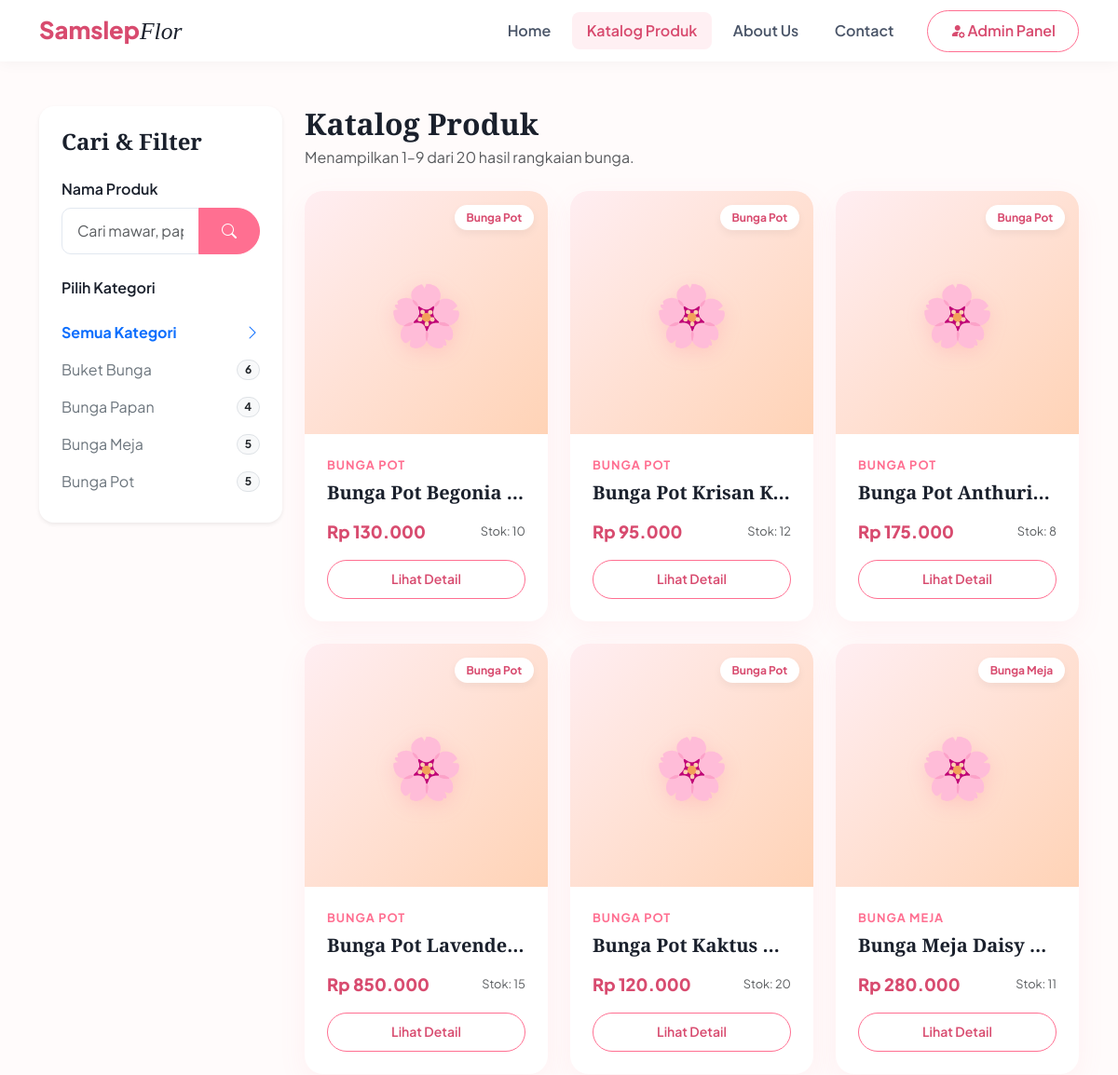
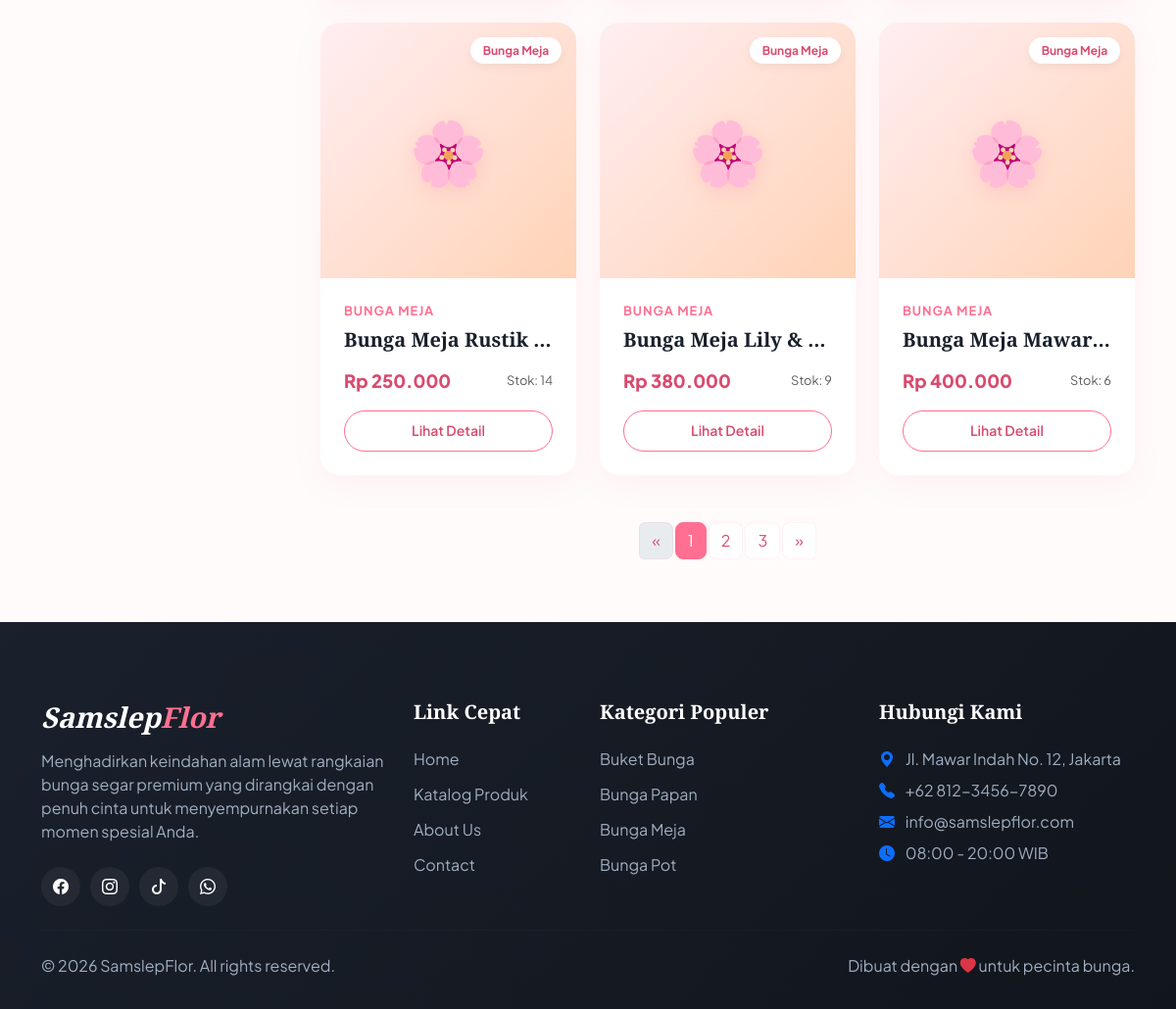
Page /katalog.php on the committed database (2 pictures, top to bottom).
### tables this page shows
CREATE TABLE IF NOT EXISTS kategori (
    id_kategori INT AUTO_INCREMENT PRIMARY KEY,
    nama_kategori VARCHAR(100) NOT NULL
);

CREATE TABLE IF NOT EXISTS produk (
    id_produk INT AUTO_INCREMENT PRIMARY KEY,
    id_kategori INT,
    nama_produk VARCHAR(150) NOT NULL,
    deskripsi TEXT NOT NULL,
    harga INT NOT NULL,
    stok INT NOT NULL,
    gambar VARCHAR(255) NOT NULL,
    FOREIGN KEY (id_kategori) REFERENCES kategori(id_kategori) ON DELETE CASCADE
);

### katalog.php (the view, shortened to what this page needs)
<?php
include 'header.php';
function get_product_image($gambar_path) {
    if (!empty($gambar_path) && file_exists('uploads/' . $gambar_path)) {
        return '<img src="uploads/' . htmlspecialchars($gambar_path) . '" alt="Produk" class="product-img">';
    } else {
        return '
        <div class="flower-placeholder">
            <div class="flower-placeholder-icon">🌸</div>
        </div>';
    }
}
$search = isset($_GET['search']) ? mysqli_real_escape_string($koneksi, $_GET['search']) : '';
$kategori_filter = isset($_GET['kategori']) ? (int)$_GET['kategori'] : 0;
$limit = 9;
$page = isset($_GET['page']) ? (int)$_GET['page'] : 1;
$offset = ($page - 1) * $limit;
$where_sql = "";
$total_query = mysqli_query($koneksi, "SELECT COUNT(*) as total FROM produk $where_sql");
$total_data = mysqli_fetch_assoc($total_query)['total'];
$total_pages = ceil($total_data / $limit);
$query_sql = "
    SELECT produk.*, kategori.nama_kategori
    FROM produk
    LEFT JOIN kategori ON produk.id_kategori = kategori.id_kategori
    $where_sql
    ORDER BY produk.id_produk DESC
    LIMIT $limit OFFSET $offset
";
$query_prod = mysqli_query($koneksi, $query_sql);
?>
<div class="container py-5">
    <div class="row g-4">
        <div class="col-lg-3">
            <div class="card border-0 shadow-sm rounded-4 p-4 mb-4" style="background-color: var(--white);">
                <h4 class="mb-4 display-font" style="font-size: 1.5rem; font-weight: 700;">Cari & Filter</h4>
                <form action="katalog.php" method="GET" class="mb-4">
                    <label class="form-label">Nama Produk</label>
                    <div class="input-group">
                        <input type="text" class="form-control" name="search" placeholder="Cari mawar, papan, dll..." value="<?php echo htmlspecialchars($search); ?>">
                        <button class="btn btn-primary" type="submit">
                            <i class="bi bi-search"></i>
                        </button>
                    </div>
                </form>
                <div>
                    <label class="form-label mb-3">Pilih Kategori</label>
                    <div class="list-group list-group-flush">
                        <a href="katalog.php?search=<?php echo urlencode($search); ?>" class="list-group-item list-group-item-action border-0 px-0 d-flex justify-content-between align-items-center <?php echo $kategori_filter == 0 ? 'fw-bold text-primary' : 'text-secondary'; ?>">
                            <span>Semua Kategori</span>
                            <i class="bi bi-chevron-right"></i>
                        </a>
                        <?php
                        $query_kat = mysqli_query($koneksi, "SELECT * FROM kategori");
                        while ($kat = mysqli_fetch_assoc($query_kat)) {
                            $id_kat = $kat['id_kategori'];
                            $active_class = ($kategori_filter == $id_kat) ? 'fw-bold text-primary' : 'text-secondary';
                            $count_query = mysqli_query($koneksi, "SELECT COUNT(*) as count FROM produk WHERE id_kategori = $id_kat");
                            $count_data = mysqli_fetch_assoc($count_query)['count'];
                            ?>
                            <a href="katalog.php?kategori=<?php echo $id_kat; ?>&search=<?php echo urlencode($search); ?>" class="list-group-item list-group-item-action border-0 px-0 d-flex justify-content-between align-items-center <?php echo $active_class; ?>">
                                <span><?php echo htmlspecialchars($kat['nama_kategori']); ?></span>
                                <span class="badge rounded-pill bg-light text-dark border"><?php echo $count_data; ?></span>
                            </a>
                            <?php
                        }
                        ?>
                    </div>
                </div>
            </div>
        </div>
        <div class="col-lg-9">
            <div class="d-flex flex-column flex-md-row justify-content-between align-items-md-center mb-4">
                <div>
                    <h2 class="display-font mb-1" style="font-size: 2rem; font-weight: 700;">Katalog Produk</h2>
                    <p class="text-muted mb-0">
                        <?php if ($total_data > 0): ?>
                            Menampilkan <?php echo ($offset + 1); ?>–<?php echo min($offset + $limit, $total_data); ?> dari <?php echo $total_data; ?> hasil rangkaian bunga.
                        <?php else: ?>
                            Tidak ada produk ditemukan.
                        <?php endif; ?>
                    </p>
                </div>
            </div>
            <div class="row g-4">
                <?php
                if (mysqli_num_rows($query_prod) > 0) {
                    while ($prod = mysqli_fetch_assoc($query_prod)) {
                        ?>
                        <div class="col-md-6 col-lg-4">
                            <div class="product-card">
                                <div class="product-img-wrapper">
                                    <span class="product-badge"><?php echo htmlspecialchars($prod['nama_kategori']); ?></span>
                                    <?php echo get_product_image($prod['gambar']); ?>
                                </div>
                                <div class="product-body">
                                    <div class="product-category"><?php echo htmlspecialchars($prod['nama_kategori']); ?></div>
                                    <h3 class="product-name">
                                        <a href="detail.php?id=<?php echo $prod['id_produk']; ?>">
                                            <?php echo htmlspecialchars($prod['nama_produk']); ?>
                                        </a>
                                    </h3>
                                    <div class="d-flex justify-content-between align-items-center mt-3">
                                        <span class="product-price">Rp <?php echo number_format($prod['harga'], 0, ',', '.'); ?></span>
                                        <span class="product-stock text-muted">Stok: <?php echo $prod['stok']; ?></span>
                                    </div>
                                    <div class="mt-3">
                                        <a href="detail.php?id=<?php echo $prod['id_produk']; ?>" class="btn btn-outline-primary w-100 btn-sm">Lihat Detail</a>
                                    </div>
                                </div>
                            </div>
                        </div>
                        <?php
                    }
                }
                ?>
            </div>
            <?php if ($total_pages > 1): ?>
                <nav class="mt-5" aria-label="Navigasi Halaman">
                    <ul class="pagination justify-content-center">
                        <li class="page-item <?php echo $page <= 1 ? 'disabled' : ''; ?>">
                            <a class="page-link" href="katalog.php?page=<?php echo $page - 1; ?>&kategori=<?php echo $kategori_filter; ?>&search=<?php echo urlencode($search); ?>" aria-label="Previous">
                                <span aria-hidden="true">&laquo;</span>
                            </a>
                        </li>
                        <?php for ($i = 1; $i <= $total_pages; $i++): ?>
                            <li class="page-item <?php echo $page == $i ? 'active' : ''; ?>">
                                <a class="page-link" href="katalog.php?page=<?php echo $i; ?>&kategori=<?php echo $kategori_filter; ?>&search=<?php echo urlencode($search); ?>">
                                    <?php echo $i; ?>
                                </a>
                            </li>
                        <?php endfor; ?>
                        <li class="page-item <?php echo $page >= $total_pages ? 'disabled' : ''; ?>">
                            <a class="page-link" href="katalog.php?page=<?php echo $page + 1; ?>&kategori=<?php echo $kategori_filter; ?>&search=<?php echo urlencode($search); ?>" aria-label="Next">
                                <span aria-hidden="true">&raquo;</span>
                            </a>
                        </li>
                    </ul>
                </nav>
            <?php endif; ?>
        </div>
    </div>
</div>
<?php
include 'footer.php';
?>

### css/style.css (style rules this page uses)
:root { --primary: #ff6f91; --primary-light: #fff0f3; --primary-dark: #d84b6f; --secondary: #4a5568; --dark: #1a202c; --light-bg: #fffbfb; --white: #ffffff; --accent: #ffd3b6; --transition: all 0.3s cubic-bezier(0.4, 0, 0.2, 1); --shadow: 0 10px 30px rgba(255, 111, 145, 0.08); --shadow-hover: 0 20px 40px rgba(255, 111, 145, 0.15); }
body { font-family: 'Plus Jakarta Sans', sans-serif; background-color: var(--light-bg); color: var(--secondary); overflow-x: hidden; }
h1, h2, h3, h4, h5, h6, .display-font { font-family: 'Playfair Display', serif; color: var(--dark); font-weight: 700; }
.btn-primary { background-color: var(--primary); border-color: var(--primary); font-weight: 600; padding: 0.6rem 1.5rem; border-radius: 30px; transition: var(--transition); }
.btn-outline-primary { color: var(--primary-dark); border-color: var(--primary); font-weight: 600; padding: 0.6rem 1.5rem; border-radius: 30px; transition: var(--transition); }
.product-card { background: var(--white); border: none; border-radius: 20px; box-shadow: var(--shadow); transition: var(--transition); overflow: hidden; height: 100%; }
.product-img-wrapper { position: relative; width: 100%; padding-top: 100%; overflow: hidden; background: var(--primary-light); }
.flower-placeholder { position: absolute; top: 0; left: 0; width: 100%; height: 100%; display: flex; flex-direction: column; align-items: center; justify-content: center; background: linear-gradient(135deg, #ffeef2 0%, #ffd3b6 100%); color: var(--primary-dark); }
.flower-placeholder-icon { font-size: 4rem; animation: float 4s ease-in-out infinite; filter: drop-shadow(0 5px 10px rgba(255, 111, 145, 0.2)); }
.product-badge { position: absolute; top: 15px; right: 15px; background-color: var(--white); color: var(--primary-dark); padding: 0.3rem 0.8rem; border-radius: 30px; font-size: 0.75rem; font-weight: 700; box-shadow: 0 4px 10px rgba(0, 0, 0, 0.05); z-index: 2; }
.product-body { padding: 1.5rem; }
.product-category { font-size: 0.8rem; text-transform: uppercase; letter-spacing: 1px; color: var(--primary); font-weight: 700; margin-bottom: 0.5rem; }
.product-name { font-size: 1.25rem; font-weight: 700; margin-bottom: 0.5rem; white-space: nowrap; overflow: hidden; text-overflow: ellipsis; }
.product-name a { color: var(--dark); text-decoration: none; transition: var(--transition); }
.product-price { font-size: 1.15rem; color: var(--primary-dark); font-weight: 800; margin-bottom: 0; }
.product-stock { font-size: 0.8rem; color: #a0aec0; }
.form-control, .form-select { border-radius: 10px; border: 1px solid #e2e8f0; padding: 0.75rem 1rem; transition: var(--transition); }
.form-label { font-weight: 600; color: var(--dark); margin-bottom: 0.5rem; }
.pagination .page-link { color: var(--primary-dark); border: 1px solid rgba(255, 111, 145, 0.1); margin: 0 3px; border-radius: 8px; transition: var(--transition); }
.pagination .page-item.active .page-link { background-color: var(--primary); border-color: var(--primary); color: var(--white); }

### rows in the picture
kategori: nama_kategori "Buket Bunga", count_data "6"
kategori: nama_kategori "Bunga Papan", count_data "4"
kategori: nama_kategori "Bunga Meja", count_data "5"
kategori: nama_kategori "Bunga Pot", count_data "5"
produk: id_kategori.nama_kategori "Bunga Pot", id_kategori.nama_kategori "BUNGA POT", nama_produk "Bunga Pot Begonia…", harga "130.000", stok "10"
produk: id_kategori.nama_kategori "Bunga Pot", id_kategori.nama_kategori "BUNGA POT", nama_produk "Bunga Pot Krisan K…", harga "95.000", stok "12"
produk: id_kategori.nama_kategori "Bunga Pot", id_kategori.nama_kategori "BUNGA POT", nama_produk "Bunga Pot Anthuri…", harga "175.000", stok "8"
produk: id_kategori.nama_kategori "Bunga Pot", id_kategori.nama_kategori "BUNGA POT", nama_produk "Bunga Pot Lavende…", harga "850.000", stok "15"
produk: id_kategori.nama_kategori "Bunga Pot", id_kategori.nama_kategori "BUNGA POT", nama_produk "Bunga Pot Kaktus…", harga "120.000", stok "20"
produk: id_kategori.nama_kategori "Bunga Meja", id_kategori.nama_kategori "BUNGA MEJA", nama_produk "Bunga Meja Daisy…", harga "280.000", stok "11"
produk: id_kategori.nama_kategori "Bunga Meja", id_kategori.nama_kategori "BUNGA MEJA", nama_produk "Bunga Meja Rustik…", harga "250.000", stok "14"
produk: id_kategori.nama_kategori "Bunga Meja", id_kategori.nama_kategori "BUNGA MEJA", nama_produk "Bunga Meja Lily &…", harga "380.000", stok "9"
produk: id_kategori.nama_kategori "Bunga Meja", id_kategori.nama_kategori "BUNGA MEJA", nama_produk "Bunga Meja Mawar…", harga "400.000", stok "6"

### other values in the picture
$offset + 1 "1"
min($offset + $limit, $total_data) "9"
$total_data "20"
